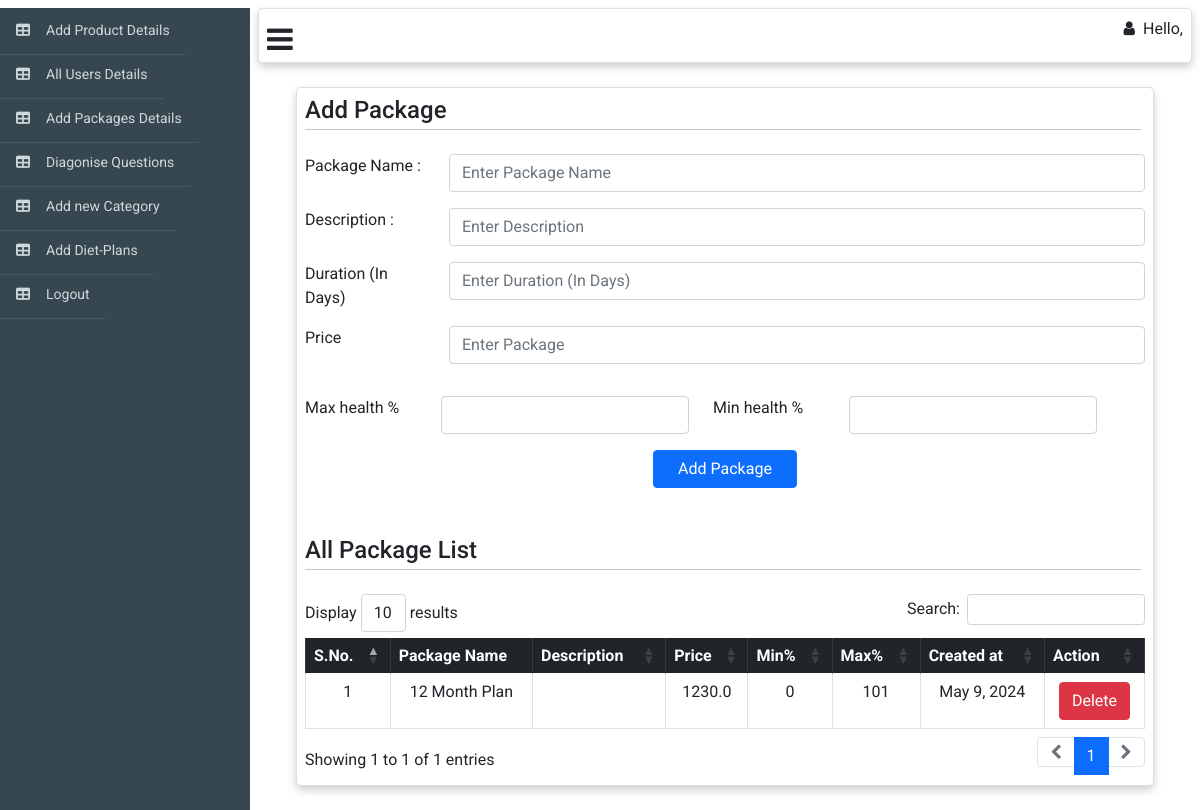
The app's page /web_admin/add-package with its own data.
### web_admin/models.py (models this page shows)
class package(models.Model):
    name = models.CharField(max_length=150)
    duration = models.IntegerField(default=0)
    actual_price = models.FloatField(default=0)
    price = models.FloatField(default=0.0)
    is_active = models.BooleanField()
    min = models.IntegerField(default=0)
    max = models.IntegerField(default=0)
    created_at = models.DateTimeField(auto_now_add=True)
    updated_at = models.DateTimeField(auto_now=True)

### web_admin/views.py (the view, shortened to what this page needs)
# urls.py: path('add-package',AddPackage.as_view(),name='add-package'),
class AddPackage(APIView):
    model = package
    template_name = "package.html"
    def get(self,request,*args, **kwargs):
        list = self.model.objects.all()
        context={'list':list}
        return render(request,self.template_name,context)

### web_admin/templates/package.html (shortened to what this page needs)
{% extends "web_adminbase.html" %} {% block body %}{% load static %}
<div class="m-4">
  <div class="card me-6 p-2" style="width: auto">
    <h4 class="m-0 p-0">
      Add Package
      <hr class="hr p-0 mt-1 me-1" />
    </h4>
    <form
      action="/web_admin/add-package"
      method="post"
      enctype="multipart/form-data">
      <div class="form-group row mt-2">
        <label for="" class="col-sm-2 form-control-label">Package Name : </label>
        <div class="col-sm-10">
          <input type="text" name="name" id="alias-textbox" class="form-control" placeholder="Enter Package Name" />
        </div>
      </div>
      <div class="form-group row mt-3">
        <label for="" class="col-sm-2 form-control-label">Description : </label>
        <div class="col-sm-10">
          <input type="text" name="description" id="alias-textbox" class="form-control" placeholder="Enter Description" />
        </div>
      </div>
      <div class="form-group row mt-3">
        <label for="" class="col-sm-2 form-control-label"> Duration (In Days) </label>
        <div class="col-sm-10">
          <input type="number" name="Duration" id="alias-textbox" class="form-control" placeholder="Enter Duration (In Days)"/>
        </div>
      </div>
      <div class="form-group row mt-3">
        <label for="" class="col-sm-2 form-control-label"> Price </label>
        <div class="col-sm-10">
          <input type="number" name="price" id="alias-textbox" class="form-control" placeholder="Enter Package"/>
        </div>
      </div>
      <div class="form-group row mt-3">
        <div class="form-group row mt-3 col-sm-6">
          <label for="" class="col-sm-4 form-control-label">Max health %</label>
          <div class="col-sm-8">
            <input
              type="number"
              name="max"
              min="0"
              max="100"
              id="alias-textbox"
              class="form-control"
            />
          </div>
        </div>
        <div class="form-group row mt-3 col-sm-6">
          <label for="" class="col-sm-4 form-control-label">Min health %</label>
          <div class="col-sm-8">
            <input
              type="number"
              name="min"
              min="0"
              max="100"
              id="alias-textbox"
              class="form-control"
            />
          </div>
        </div>
      </div>
      <div class="d-flex justify-content-center mt-2">
        <button type="submit" class="btn btn-primary pe-4 ps-4 m-2">
          Add Package
        </button>
      </div>
    </form>
    <h4 class="mt-4 p-0">
      All Package List
      <hr class="hr p-0 mt-1 me-1" />
    </h4>
    <table
      id="example"
      class="table table-bordered text-center"
      style="width: 100%"
    >
      <thead class="table-dark text-center">
        <tr class="p-3 text-center">
          <th>S.No.</th>
          <th>Package Name</th>
          <th>Description</th>
          <th>Price</th>
          <th>Min%</th>
          <th>Max%</th>
          <th>Created at</th>
          <th>Action</th>
        </tr>
      </thead>
      <tbody>
        {% for obj in list %}
        <tr>
          <td>{{forloop.counter}}</td>
          <td>{{obj.name}}</td>
          <td>{{obj.description}}</td>
          <td>{{obj.price}}</td>
          <td>{{obj.min}}</td>
          <td>{{obj.max}}</td>
          <td>{{obj.created_at|date}}</td>
          <td><a class="btn btn-danger text-white" href="/web_admin/delete-package/{{obj.id}}">Delete</a></td>
        </tr>
        {% endfor %}
      </tbody>
    </table>
  </div>
</div>
{% endblock %}

### static/cs/solid.css (style rules this page uses)
:root, :host { --fa-style-family-classic: 'Font Awesome 6 Free'; --fa-font-solid: normal 900 1em/1 'Font Awesome 6 Free'; }

### records on screen
package: name "12 Month Plan", price "1230.0", min "0", max "101", created_at "May 9, 2024"
